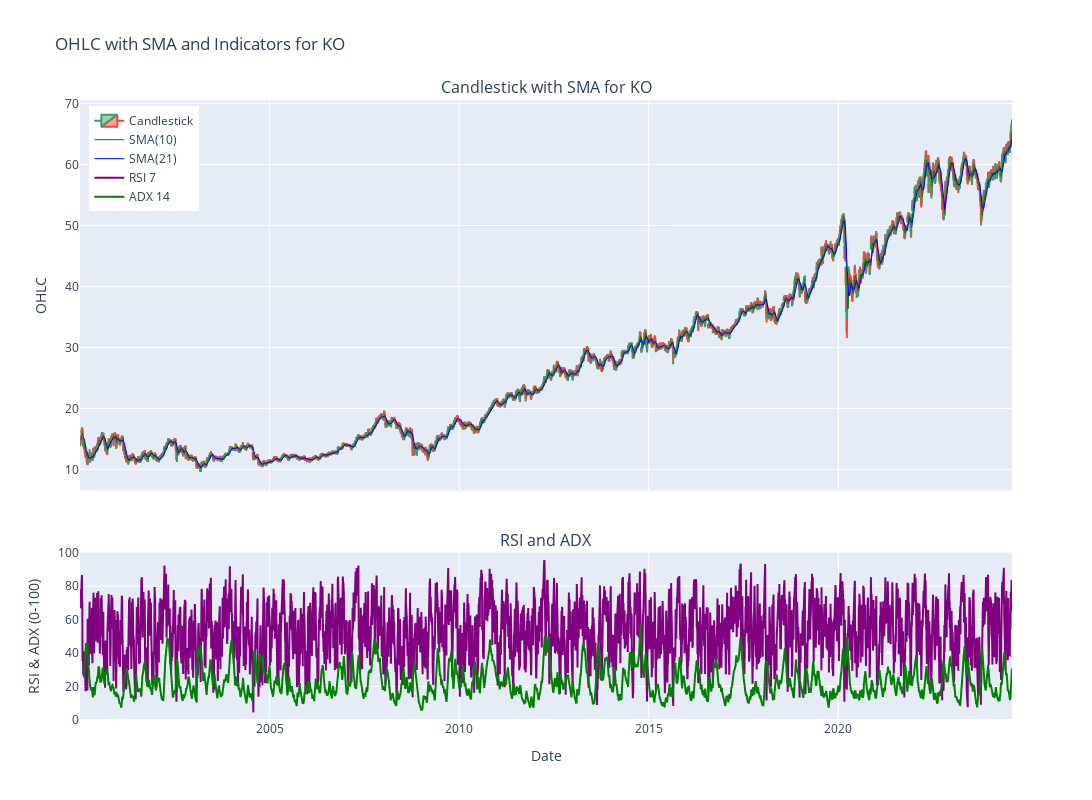

Source (notebook cell):
### Markdown cell above
### Simple Price Chart Visualisation

### Code cell
# TO BE REFINED LATER ON IF NEED BE:

# Create subplots: 2 rows, 1 column with shared x-axis
fig = make_subplots(
    rows=2, cols=1,
    shared_xaxes=True,
    vertical_spacing=0.1,
    row_heights=[0.7, 0.3],  # Relative heights of the subplots
    subplot_titles=[f'Candlestick with SMA for {TICKER}', 'RSI and ADX']
)

# Add candlestick trace to the first row
fig.add_trace(
    go.Candlestick(
        x=data.index,
        open=data['open'],
        high=data['high'],
        low=data['low'],
        close=data['close'],
        name='Candlestick'
    ),
    row=1, col=1
)

# Add moving average trace to the first row
fig.add_trace(
    go.Scatter(
        x=data.index,
        y=data['sma_10'],
        mode='lines',
        name='SMA(10)',
        line=dict(color='green', width=1)
    ),
    row=1, col=1
)
fig.add_trace(
    go.Scatter(
        x=data.index,
        y=data['sma_21'],
        mode='lines',
        name='SMA(21)',
        line=dict(color='blue', width=1)
    ),
    row=1, col=1
)

# Add RSI trace to the second row
fig.add_trace(
    go.Scatter(
        x=data.index,
        y=data['rsi_7'],
        mode='lines',
        name='RSI 7',
        line=dict(color='purple', width=2)
    ),
    row=2, col=1
)

# # Add ADX trace to the second row
fig.add_trace(
    go.Scatter(
        x=data.index,
        y=data['adx_14'],
        mode='lines',
        name='ADX 14',
        line=dict(color='green', width=2)
    ),
    row=2, col=1
)

# Update layout for the subplots
fig.update_layout(
    title=f'OHLC with SMA and Indicators for {TICKER}',
    xaxis2_title='Date',  # Title for the second subplot's x-axis
    yaxis=dict(title='OHLC'),
    width=1200,
    height=800,
    yaxis2=dict(title='RSI & ADX (0-100)', range=[0, 100]),  # Set the y-axis range for RSI and ADX
    xaxis_rangeslider_visible=False,  # Hide range slider
    legend=dict(x=0.01, y=0.99)
)
fig.show()

### Figure 1 — Plotly figure (JSON) as saved in the notebook; plotly's stock layout.template omitted (floating-point values rounded to 4 significant figures; data arrays with more than 128 entries replaced by an {"elided": "..."} marker saying what was removed)
{"data": [{"close": {"elided": "6182 float values"}, "high": {"elided": "6182 float values"}, "low": {"elided": "6182 float values"}, "name": "Candlestick", "open": {"elided": "6182 float values"}, "type": "candlestick", "x": {"elided": "6182 str values"}, "xaxis": "x", "yaxis": "y"}, {"line": {"color": "green", "width": 1}, "mode": "lines", "name": "SMA(10)", "type": "scatter", "x": {"elided": "6182 str values"}, "xaxis": "x", "y": {"elided": "6182 float values"}, "yaxis": "y"}, {"line": {"color": "blue", "width": 1}, "mode": "lines", "name": "SMA(21)", "type": "scatter", "x": {"elided": "6182 str values"}, "xaxis": "x", "y": {"elided": "6182 float values"}, "yaxis": "y"}, {"line": {"color": "purple", "width": 2}, "mode": "lines", "name": "RSI 7", "type": "scatter", "x": {"elided": "6182 str values"}, "xaxis": "x2", "y": {"elided": "6182 float values"}, "yaxis": "y2"}, {"line": {"color": "green", "width": 2}, "mode": "lines", "name": "ADX 14", "type": "scatter", "x": {"elided": "6182 str values"}, "xaxis": "x2", "y": {"elided": "6182 float values"}, "yaxis": "y2"}], "layout": {"annotations": [{"font": {"size": 16}, "showarrow": false, "text": "Candlestick with SMA for KO", "x": 0.5, "xanchor": "center", "xref": "paper", "y": 1, "yanchor": "bottom", "yref": "paper"}, {"font": {"size": 16}, "showarrow": false, "text": "RSI and ADX", "x": 0.5, "xanchor": "center", "xref": "paper", "y": 0.27, "yanchor": "bottom", "yref": "paper"}], "height": 800, "legend": {"x": 0.01, "y": 0.99}, "title": {"text": "OHLC with SMA and Indicators for KO"}, "width": 1200, "xaxis": {"anchor": "y", "domain": [0, 1], "matches": "x2", "rangeslider": {"visible": false}, "showticklabels": false}, "xaxis2": {"anchor": "y2", "domain": [0, 1], "title": {"text": "Date"}}, "yaxis": {"anchor": "x", "domain": [0.37, 1], "title": {"text": "OHLC"}}, "yaxis2": {"anchor": "x2", "domain": [0, 0.27], "range": [0, 100], "title": {"text": "RSI & ADX (0-100)"}}}}
